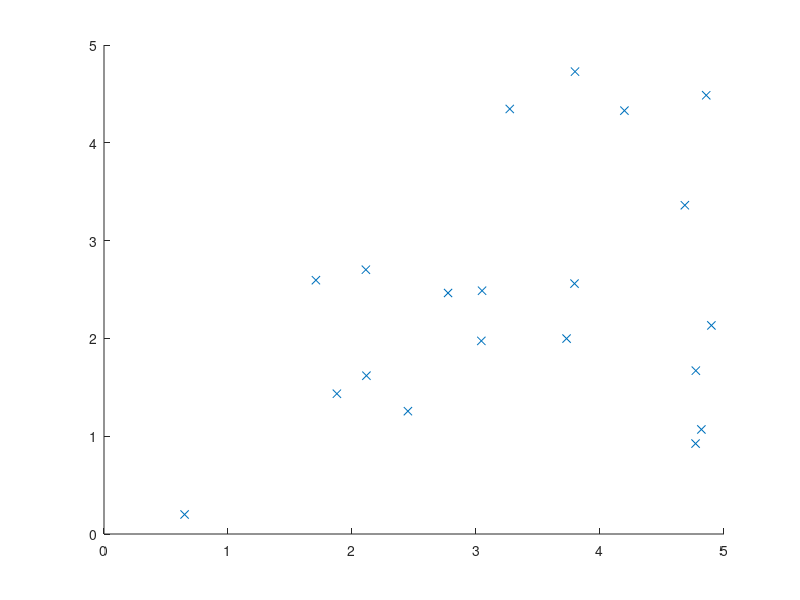

Write MATLAB code to recreate this figure. (Note: this script raises an error after producing the figure.)
%______________________test data for circle hypothesis_____________________

%generating positive test data
xlower=0;
xupper=5;
n=20;
xtc=xlower+rand(1,n)*(xupper-xlower);
ylower=0;
yupper=5;
ytc=ylower+rand(1,n)*(yupper-ylower);
scatter(xtc,ytc,'s')

%generating negetive test data
xlower1=0;
xupper1=5;
n=20;
xtc1=xlower1+rand(1,n)*(xupper1-xlower1);
ylower1=0;
yupper1=5;
ytc1=ylower1+rand(1,n)*(yupper1-ylower1);
scatter(xtc1,ytc1,'x')

%check how many positive points lie in specific hypothesis
Xsp=zeros(1,20);
for i=1:20
 X=[3,2;xtc(i),ytc(i)];
 Xsp(i)=pdist(X,'euclidean');
end
npc=0;
for i=1:20
    if(Xsp(i)<Xmax)
        npc=npc+1;
    end
end
disp('Below are the percentages for circle hypothesis')
disp('The percentage of positive points in S: ')
p5=(npc/20)*100;
disp(p5);

%check how many negetive points lie in specific hypothesis
Xsp1=zeros(1,20);
for i=1:20
 X=[3,2;xtc1(i),ytc1(i)];
 Xsp1(i)=pdist(X,'euclidean');
end
nnc=0;
for i=1:20
    if(Xsp1(i)<Xmax)
        nnc=nnc+1;
    end
end
disp('The percentage of negetive points in S: ')
p6=(nnc/20)*100;
disp(p6);

%check how many positive points lie in general hypothesis
Xsp3=zeros(1,20);
for i=1:20
 X=[3,2;xtc(i),ytc(i)];
 Xsp3(i)=pdist(X,'euclidean');
end
npc1=0;
for i=1:20
    if(Xsp3(i)<m)
        npc1=npc1+1;
    end
end
disp('The percentage of positive points in G: ')
p7=(npc1/20)*100;
disp(p7);

%check how many negetive points lie in general hypothesis
Xsp4=zeros(1,20);
for i=1:20
 X=[3,2;xtc1(i),ytc1(i)];
 Xsp4(i)=pdist(X,'euclidean');
end
nnc1=0;
for i=1:20
    if(Xsp4(i)<m)
        nnc1=nnc1+1;
    end
end
disp('The percentage of negetive points in G: ')
p8=(np/20)*100;
disp(p8);
%______________________test data completed_________________________________
